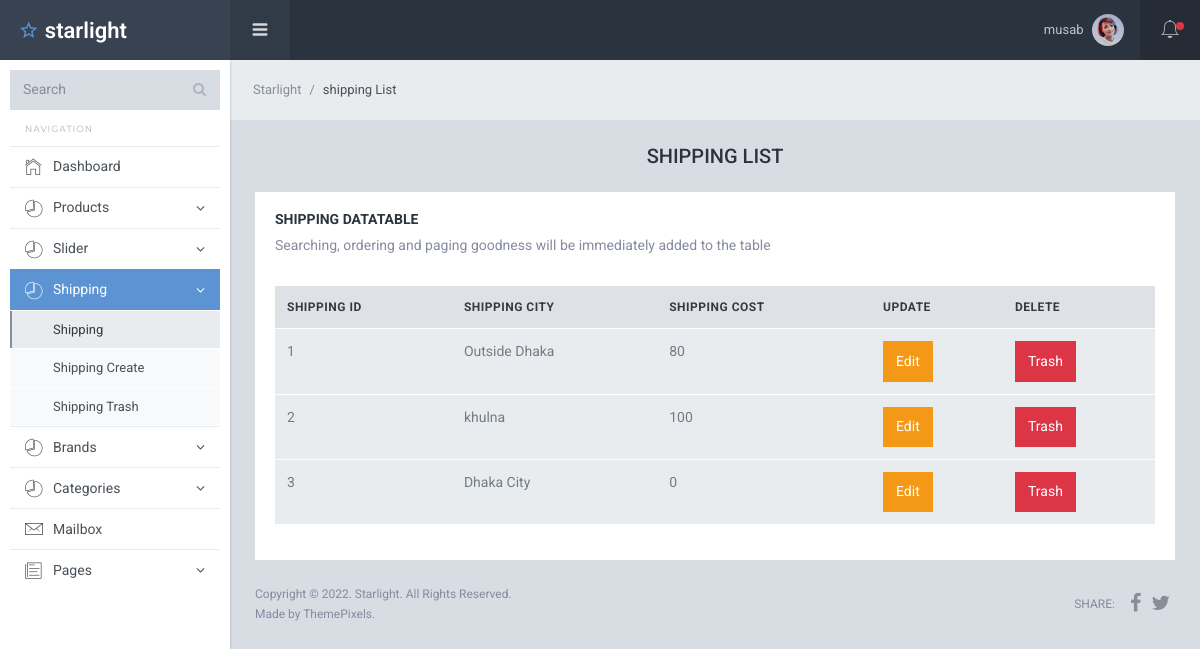
The page /backend/shipping.php (signed in) on the database its author committed.
### tables this page shows
CREATE TABLE `shipping` (
  `shippingId` int(11) NOT NULL,
  `city` varchar(100) NOT NULL,
  `shippingCost` int(11) NOT NULL,
  `shippingStatus` int(11) NOT NULL DEFAULT 1,
  `registered` timestamp NOT NULL DEFAULT current_timestamp() ON UPDATE current_timestamp()
);

### lib/database.php (called while the page is built, shortened)
<?php
class Database
{
    public $host   = DB_HOST;
    public $user   = DB_USER;
    public $pass   = DB_PASS;
    public $dbname = DB_NAME;
    public $link;
    private function connectDB()
    {
        $this->link = new mysqli(
            $this->host,
            $this->user,
            $this->pass,
            $this->dbname
        );
    }
    public function select($query)
    {
        $result = $this->link->query($query) or
            die($this->link->error . __LINE__);
        if ($result->num_rows > 0) {
            return $result;
        } else {
            return false;
        }
    }
}

### classes/Shipping.php (called while the page is built, shortened)
<?php
include_once '../lib/database.php';
class Shipping
{
    private $db;
    public function __construct()
    {
        $this->db = new Database();
    }
    public function shippingList()
    {
        $catQuery = "SELECT * FROM shipping WHERE shippingStatus = '1' ORDER BY shippingId DESC ";
        $catSelect = $this->db->select($catQuery);
        return $catSelect;
    }
}

### backend/shipping.php (the view, shortened to what this page needs)
<?php
include('../classes/shipping.php');
include('inc/header.php');
$shipping = new Shipping();
$shippingList = $shipping->shippingList();
?>
<div class="sl-mainpanel">
    <nav class="breadcrumb sl-breadcrumb">
        <a class="breadcrumb-item" href="index.html">Starlight</a>
        <span class="breadcrumb-item active">shipping List</span>
    </nav>
    <div class="sl-pagebody">
        <div class="sl-page-title text-center text-uppercase">
            <h5>shipping List</h5>
        </div>
        <div class="card pd-20">
            <h6 class="card-body-title">shipping DataTable</h6>
            <p class="mg-b-20 mg-sm-b-30">Searching, ordering and paging goodness will be immediately added to the table</p>
            <div class="table-wrapper">
                <table id="datatable1" class="table display responsive wrap">
                    <thead>
                        <tr>
                            <th>shipping ID</th>
                            <th>shipping City</th>
                            <th>shipping Cost</th>
                            <th>Update</th>
                            <th>Delete</th>
                        </tr>
                    </thead>
                    <tbody>
                        <?php if ($shippingList) {
                            $i = 0;
                            foreach ($shippingList as $shipping) {
                                $i++;
                        ?>
                                <tr>
                                    <td><?= $i ?></td>
                                    <td><?= $shipping['city'] ?></td>
                                    <td><?= $shipping['shippingCost'] ?></td>
                                    <td><a href="shippingUpdate.php?shippingId=<?= $shipping['shippingId']; ?>" class="btn btn-warning">Edit</a></td>
                                    <td>
                                        <a data-id="<?= $shipping['shippingId']; ?>" class="btn btn-danger delete-button text-white" data-toggle="modal" data-target="#modaldemo2">Trash</a>
                                    </td>
                                </tr>
                        <?php
                            }
                        } ?>
                    </tbody>
                </table>
            </div>
        </div>
    </div>
    <?php include('inc/footer.php'); ?>

### rows shown on the page
shipping: city "Outside Dhaka", shippingCost "80"
shipping: city "khulna", shippingCost "100"
shipping: city "Dhaka City", shippingCost "0"

### other values the page prints
$_SESSION['adminUser'] "musab"
Date("Y") "2022"
